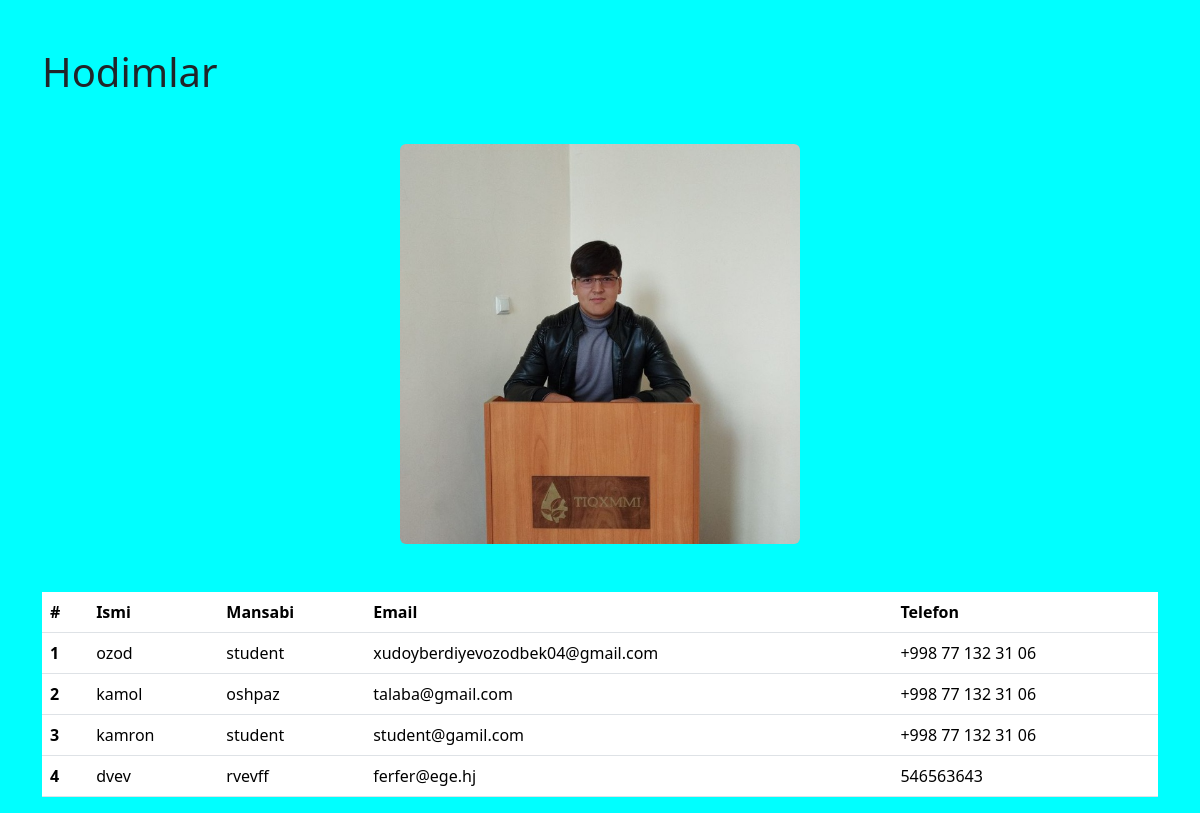
/home/, run on the app's committed database.
### hodimlar/models.py (models this page shows, shortened)
class Hodim(models.Model):
    ismi = models.CharField(max_length=100)
    familyasi = models.CharField(max_length=100)
    rasmi = models.ImageField(upload_to="rasmlar")
    mansabi =  models.CharField(max_length=100)
    email =  models.CharField(max_length=50)
    telefon =  models.CharField(max_length=20)
    kirirtilgan_sana = models.DateTimeField(auto_now_add=True)
    yangilagan_sana = models.DateTimeField(auto_now=True)

### sayt/views.py (the view)
# urls.py: 2. Add a URL to urlpatterns:  path('', views.home, name='home')
def home(request):
    hodimlar = Hodim.objects.all()
    context = {
        'hodimlar': hodimlar
    }
    return render(request, "main.html",context)

### template/main.html (shortened to what this page needs)
{% load static %}
<!DOCTYPE html>
<html lang="en">
  <head>
    <link
      href="https://cdn.jsdelivr.net/npm/bootstrap@5.3.3/dist/css/bootstrap.min.css"
      rel="stylesheet"
    />
    <link rel="stylesheet" href="{% static 'css/styles.css' %}" />
  </head>
  <body>
    <div class="container">
      <h1 class="mt-5">Hodimlar</h1>
      <img
        src="{% static 'images/meni_rasmim.jpg' %}"
        class="rounded mx-auto d-block mb-5 mt-5"
        width="400"
      />
      <table class="table">
        <thead>
          <tr>
            <th scope="col">#</th>
            <th scope="col">Ismi</th>
            <th scope="col">Mansabi</th>
            <th scope="col">Email</th>
            <th scope="col">Telefon</th>
          </tr>
        </thead>
        <tbody>
          {% for hodim in hodimlar %}
          <tr>
            <th scope="row">{{forloop.counter}}</th>
            <td>{{hodim.ismi}}</td>
            <td>{{hodim.mansabi}}</td>
            <td>{{hodim.email}}</td>
            <td>{{hodim.telefon}}</td>
          </tr>
          {% endfor %}
        </tbody>
      </table>
    </div>
  </body>
</html>

### sayt/static/css/styles.css (style rules this page uses)
body { background-color: aqua; }

### data on the page
Hodim: ismi "ozod", mansabi "student", email "xudoyberdiyevozodbek04@gmail.com", telefon "+998 77 132 31 06"
Hodim: ismi "kamol", mansabi "oshpaz", email "talaba@gmail.com", telefon "+998 77 132 31 06"
Hodim: ismi "kamron", mansabi "student", email "student@gamil.com", telefon "+998 77 132 31 06"
Hodim: ismi "dvev", mansabi "rvevff", email "ferfer@ege.hj", telefon "546563643"
